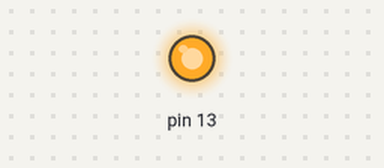
Simulated run of this sketch. Board: Arduino Uno, built with avr-gcc and run on an emulated ATmega328P. Parts: output pins drawn as LEDs (lit = HIGH).

Above: at 0.08 s.
At 2.82 s:
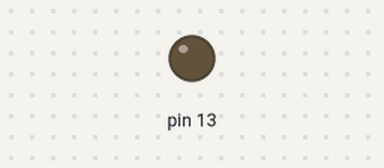
Timing chart, 0 to 3.1 s (numbered marks = the images above):
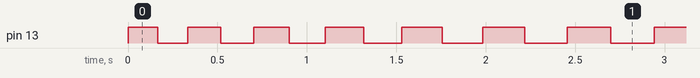

The sketch:

pr11-CIU.ino
```cpp
int countD = 1;
float freqMin = 100;
float freqMax = 500;
int period = 10;

void setup(){
  pinMode(13, OUTPUT);
}

void loop(){
  float freq = ((sin(period*(countD*M_PI/180)) + 1)/2.0)*(freqMax - freqMin) + freqMin;

  digitalWrite(13, HIGH);
  delay(freq/2);
  digitalWrite(13, LOW);
  delay(freq/2);
  countD++;
  if (360 <= countD){
    countD = 0;
  }
}
```

Measured:
- by itself, pin 13: repeats every 0.35 s: LOW 0.17 s, HIGH 0.18 s
- by itself, everything shown: repeats every 10.8 s, in 72 steps
